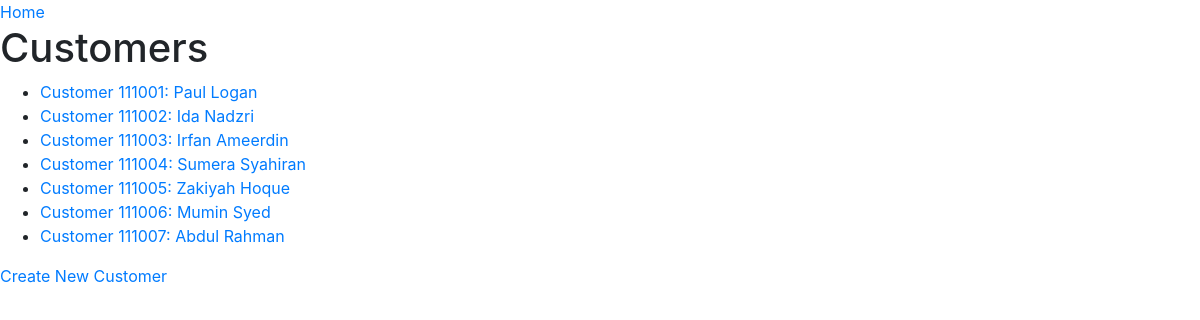
Page /webapp/customers/ on the committed database.
### webapp/models.py (models this page shows, shortened)
class Customer(models.Model):
    CustomerID = models.IntegerField( null=False, primary_key=True)
    PassportNo = models.CharField(max_length=15, null=False)
    FirstName = models.CharField(max_length=20, null=False)
    LastName = models.CharField(max_length=20, null=False)
    address = models.CharField(max_length=30, null=False)
    phone = models.IntegerField(null=False)

### webapp/views.py (the view)
# urls.py: path("customers/", views.CutomersList.as_view(), name="customers"),
class CutomersList(APIView):
    renderer_classes = [TemplateHTMLRenderer]
    template_name = "webapp/customers.html"
    def get (self, request):
        queryset = Customer.objects.all()
        return Response({
            "customers": queryset
        })

### webapp/templates/webapp/customers.html
{% extends "webapp/layout.html" %}
{% block body %}
    <a href="{% url 'mainpage' %} ">Home</a>
    <h1>Customers</h1>
    <ul>
        {% for customer in customers %}
            <li>
                <a href="{% url 'customerdetails' customer.pk %} ">
                    Customer {{ customer.CustomerID }}: {{ customer.FirstName }} {{ customer.LastName }}
                </a>
            </li>
        {% endfor %}
    </ul>
    <a href="{% url 'createcustomer' %} ">Create New Customer</a>
{% endblock %}

### rows in the picture
Customer: CustomerID "111001", FirstName "Paul", LastName "Logan"
Customer: CustomerID "111002", FirstName "Ida", LastName "Nadzri"
Customer: CustomerID "111003", FirstName "Irfan", LastName "Ameerdin"
Customer: CustomerID "111004", FirstName "Sumera", LastName "Syahiran"
Customer: CustomerID "111005", FirstName "Zakiyah", LastName "Hoque"
Customer: CustomerID "111006", FirstName "Mumin", LastName "Syed"
Customer: CustomerID "111007", FirstName "Abdul", LastName "Rahman"
